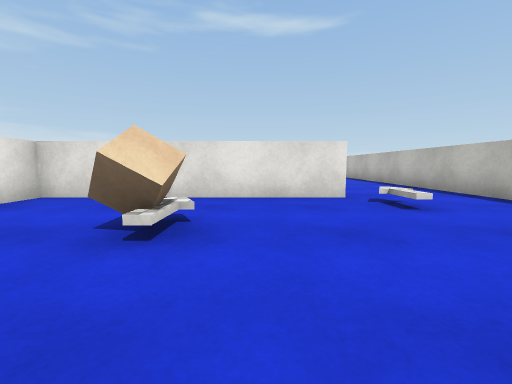
[1] (above)

24 first-person views from a walk through a scene from a Unity 3-D project. The camera is 0.58 m above the floor, tilts 6° down and sees 90° across. The floor is counted in squares, 1 m on a side. Each view is taken from the middle of a square. On the plan, view 1 faces up. The plan holds only what a view shows up to about 9 squares ahead; the rest is blank. The place goes on beyond the plan. The player is left out. Surface patterns are stand-ins for the level's own textures.

[2]
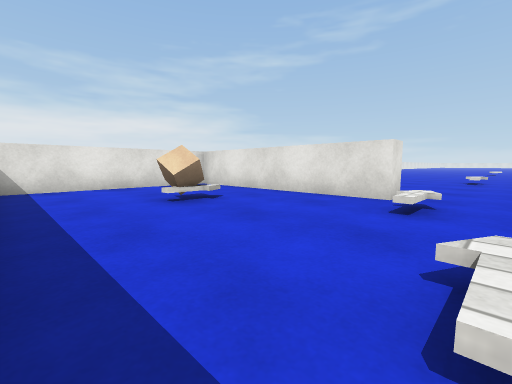

[3]
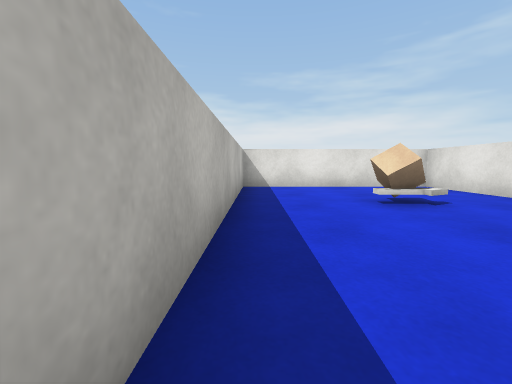

[4]
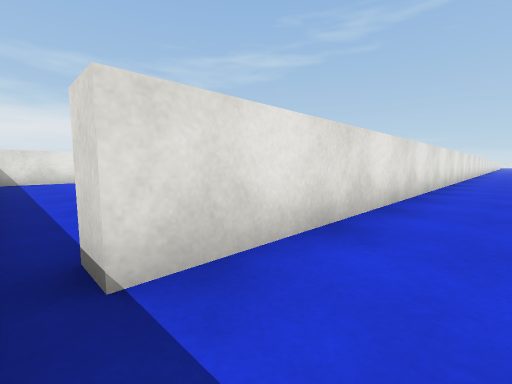

[5]
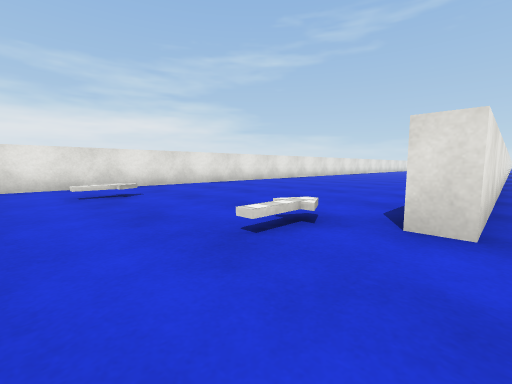

[6]
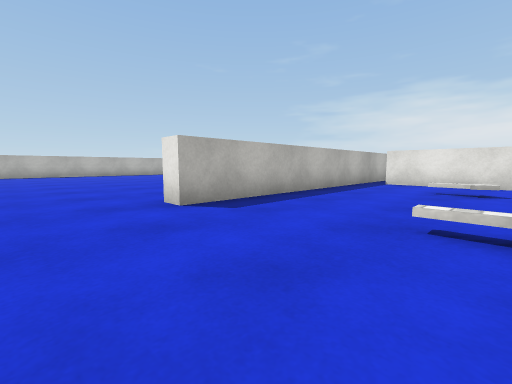

[7]
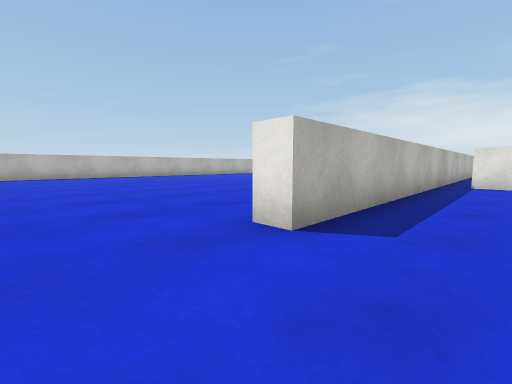

[8]
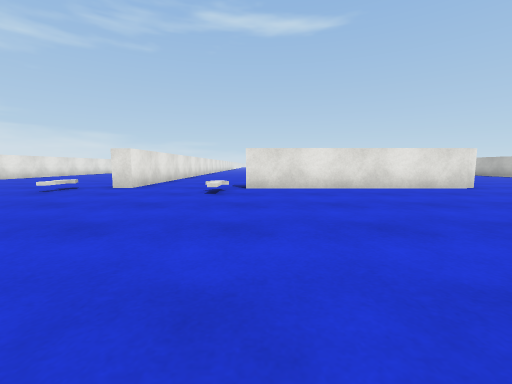

[9]
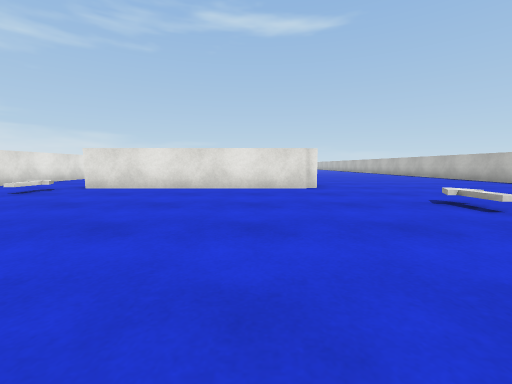

[10]
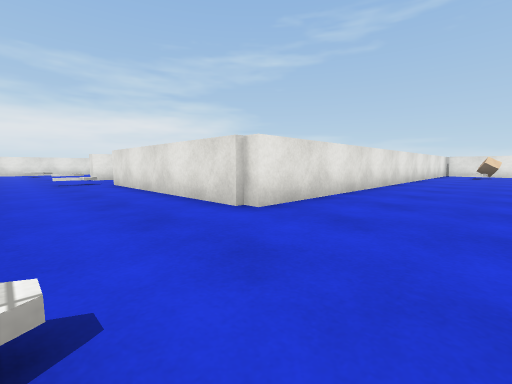

[11]
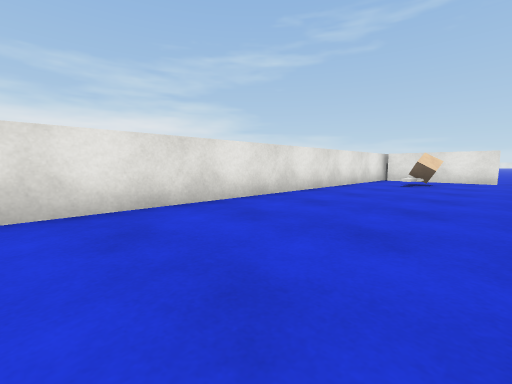

[12]
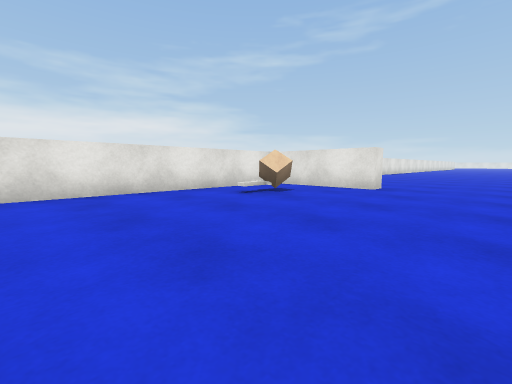

[13]
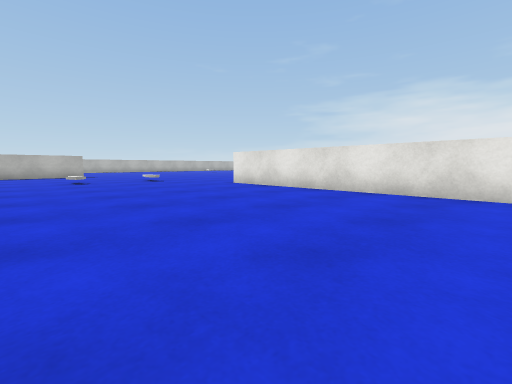

[14]
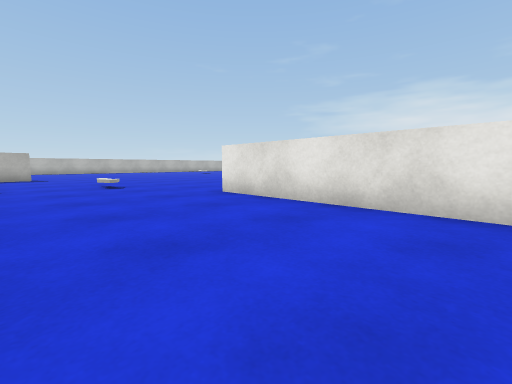

[15]
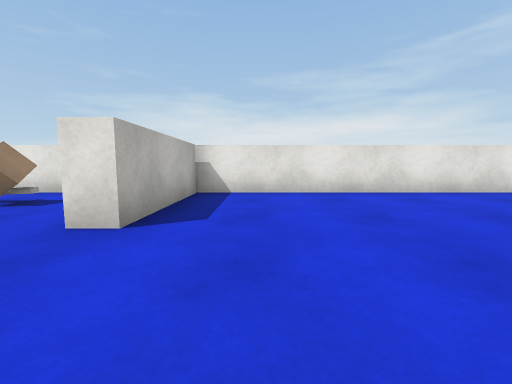

[16]
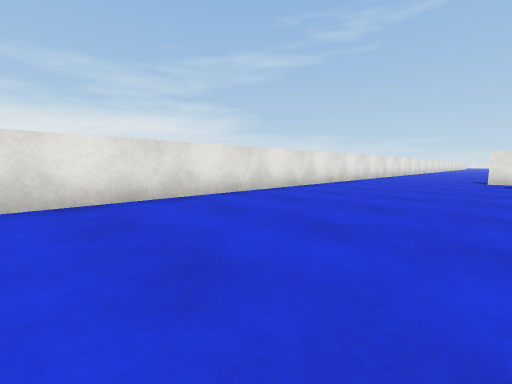

[17]
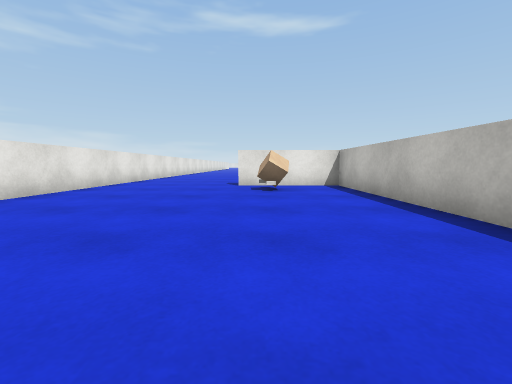

[18]
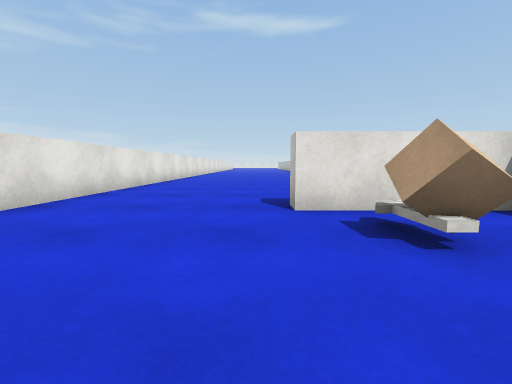

[19]
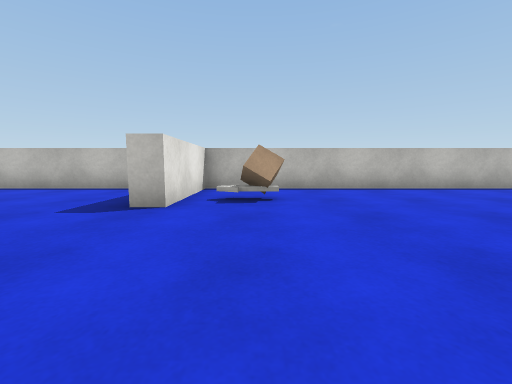

[20]
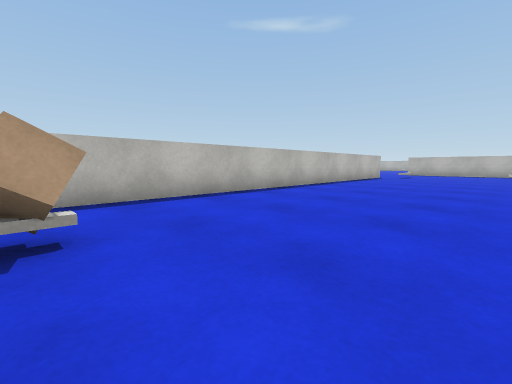

[21]
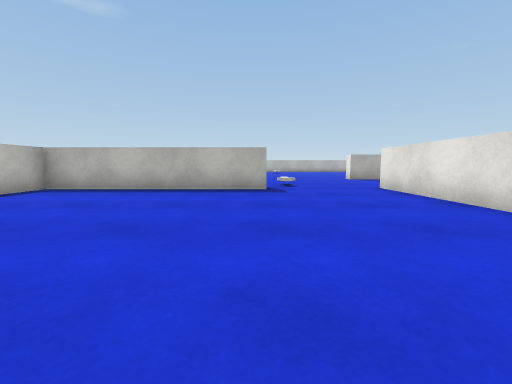

[22]
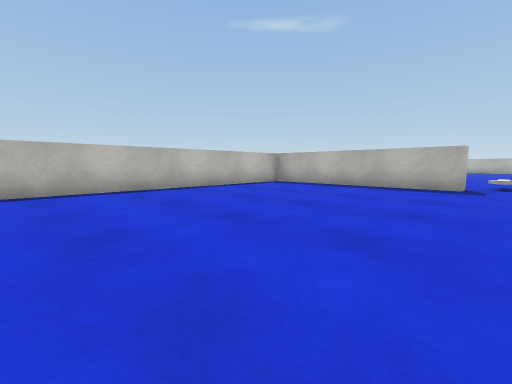

[23]
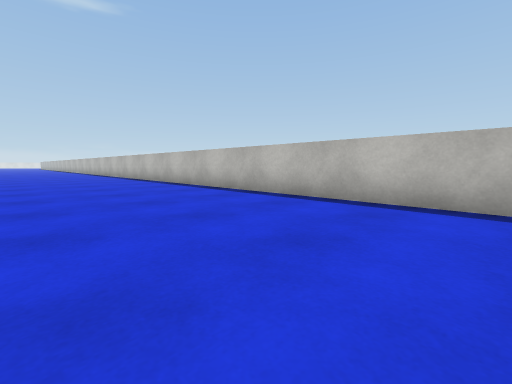

[24]
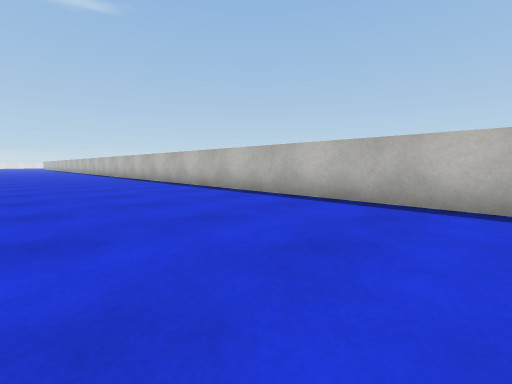

### Floor plan
Points are (right, up) in squares from view 1. A wall is a line through its corners. A room is listed if a view was taken in it or the views show most of it. See-through windows are left out.
Room 1 (views 1, 2, 3)
walls: (1.6, 4.6) (-3.8, 4.6) (-3.8, -0.3) (4.5, -0.3); (4.8, 0.3) (4.2, 0.3)
ways out: opening at (4, 0) to room 2; opening at (2.5, 5)
objects: cube (-1, 2); other object (-1, 3); other object (2, 4); other object (3, 1)
Room 2 (views 4, 5, 6, 7, 8, 9, 10, 11, 12, 13, 14, 15, 16, 17, 18, 19, 20)
walls: (11.8, 4.4) (11.8, 3.4) (11.2, 3.4); (11.3, 7.5) (11.3, 17.3) (8.5, 17.3) (8.5, 17.8); (4.5, -0.3) (11.2, -0.3) (11.2, -0.9); (23.4, -4.2) (24, -4.2); (20.6, 16.8) (20.6, 3.4) (14.7, 3.4); (11.3, 19.1) (11.3, 22.4); (4.8, 22.5) (4.8, 0.3); (20.6, 22.5) (20.6, 17.8) (23.7, 17.8) (23.7, 17.3) (21, 17.3)
ways out: opening at (4, 0) to room 1; opening at (13, 4.7) to room 3
objects: other object (7, 2); cube (9, 15); other object (9, 16); other object (10, 3); other object (14, 3); other object (22, 1); cube (22, 14); other object (22, 15); other object (24, 0)
Room 3 (views 21, 22, 23, 24)
walls: (11.8, 11.8) (11.8, 4.4); (14.7, 3.4) (14.7, 3.8) (20.1, 3.8) (20.1, 19.8)
ways out: opening at (13, 4.7) to room 2

Where each view was taken, in squares from view 1:
view 1: 0 up, 0 right, facing up
view 2: 0 up, 3 right, facing up-left
view 3: 0 up, 3 right, facing left
view 4: 0 up, 6 right, facing up-left
view 5: 1 up, 12 right, facing up-left
view 6: 3 up, 13 right, facing down-left
view 7: 1 up, 13 right, facing down-left
view 8: 3 down, 15 right, facing up
view 9: 3 down, 19 right, facing up
view 10: 1 up, 23 right, facing up-left
view 11: 7 up, 24 right, facing up-left
view 12: 11 up, 26 right, facing up-left
view 13: 10 up, 26 right, facing down-left
view 14: 8 up, 24 right, facing down-left
view 15: 19 up, 26 right, facing left
view 16: 7 up, 9 right, facing up-left
view 17: 10 up, 9 right, facing up
view 18: 14 up, 8 right, facing up
view 19: 16 up, 5 right, facing right
view 20: 16 up, 7 right, facing down-right
view 21: 10 up, 15 right, facing down
view 22: 11 up, 14 right, facing down-right
view 23: 8 up, 16 right, facing up-right
view 24: 11 up, 16 right, facing up-right
